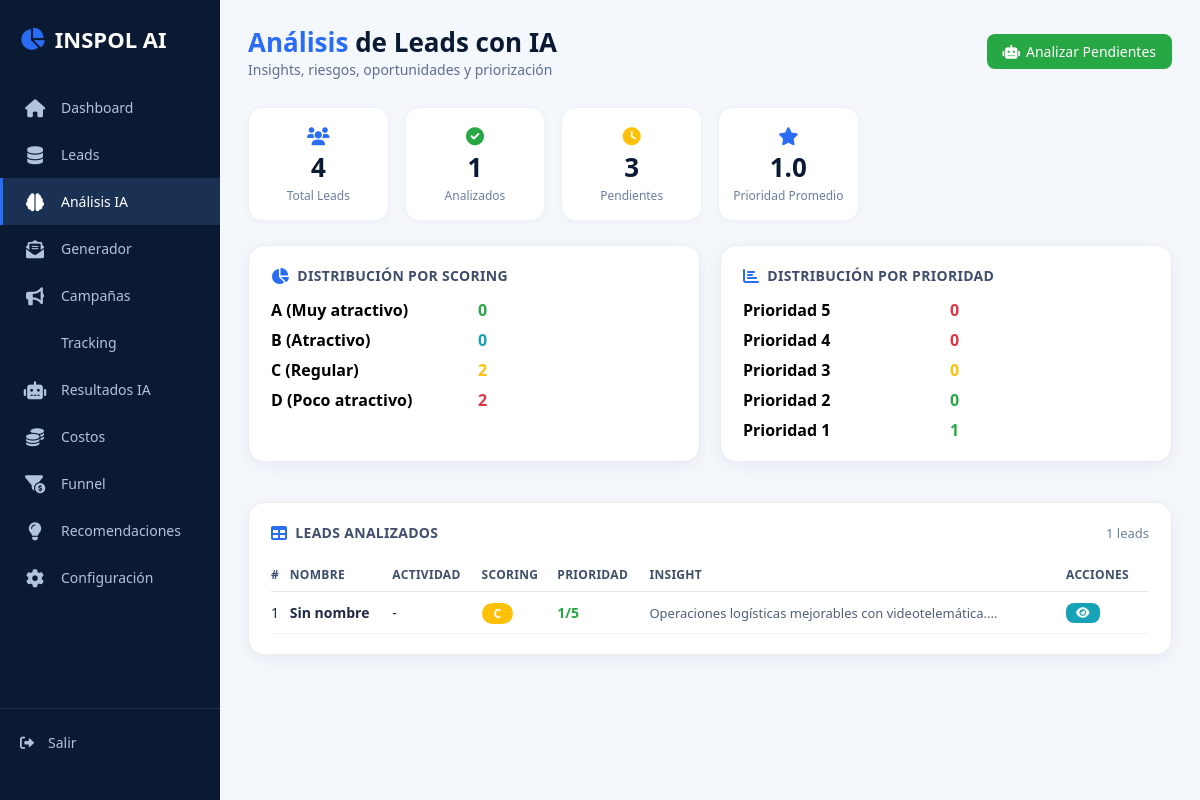
The page /analisis on the database its author committed.
### app.py (models this page shows)
class Lead(db.Model):
    id = db.Column(db.Integer, primary_key=True)
    nombre = db.Column(db.String(200))
    razon_social = db.Column(db.String(200))
    actividad = db.Column(db.String(200))
    scian = db.Column(db.String(20))
    personal = db.Column(db.String(50))
    municipio = db.Column(db.String(100))
    estado = db.Column(db.String(100))
    telefono = db.Column(db.String(50))
    correo = db.Column(db.String(100))
    sitio_web = db.Column(db.String(200))
    fecha_denue = db.Column(db.String(50))
    scoring = db.Column(db.String(1))
    score_puntaje = db.Column(db.Integer)
    insight = db.Column(db.Text)
    riesgos = db.Column(db.Text)
    oportunidades = db.Column(db.Text)
    soluciones = db.Column(db.Text)
    prioridad = db.Column(db.Integer)
    created_at = db.Column(db.DateTime, default=datetime.utcnow)
    analyzed_at = db.Column(db.DateTime, nullable=True)

### app.py (the view)
@app.route('/analisis')
def analisis():
    total_leads = Lead.query.count()
    total_analizados = Lead.query.filter(Lead.analyzed_at.isnot(None)).count()
    total_pendientes = Lead.query.filter(Lead.analyzed_at.is_(None)).count()
    leads_scoring = {s: Lead.query.filter_by(scoring=s).count() for s in ['A','B','C','D']}
    leads_por_prioridad = {p: Lead.query.filter_by(prioridad=p).count() for p in [1,2,3,4,5]}
    leads_analizados_list = Lead.query.filter(Lead.analyzed_at.isnot(None)).order_by(Lead.prioridad.desc(), Lead.score_puntaje.desc()).all()
    avg = db.session.query(db.func.avg(Lead.prioridad)).filter(Lead.analyzed_at.isnot(None)).scalar() or 0.0
    return render_template('analisis.html',
                           total_leads=total_leads,
                           total_analizados=total_analizados,
                           total_pendientes=total_pendientes,
                           leads_scoring=leads_scoring,
                           leads_por_prioridad=leads_por_prioridad,
                           leads_analizados_list=leads_analizados_list,
                           promedio_prioridad=float(avg),
                           now=datetime.now())

### templates/analisis.html (shortened to what this page needs)
{% extends "base.html" %}
{% block content %}
<div class="topbar">
    <div class="left">
        <h1><span>Análisis</span> de Leads con IA</h1>
        <div class="sub">Insights, riesgos, oportunidades y priorización</div>
    </div>
    <div class="right">
        <button onclick="analizarTodos()" class="btn btn-success">
            <i class="fas fa-robot"></i> Analizar Pendientes
        </button>
    </div>
</div>
<div class="metric-grid">
    <div class="metric-item">
        <div class="icon"><i class="fas fa-users"></i></div>
        <div class="number">{{ total_leads|default(0) }}</div>
        <div class="label">Total Leads</div>
    </div>
    <div class="metric-item">
        <div class="icon"><i class="fas fa-check-circle" style="color:#28a745;"></i></div>
        <div class="number">{{ total_analizados|default(0) }}</div>
        <div class="label">Analizados</div>
    </div>
    <div class="metric-item">
        <div class="icon"><i class="fas fa-clock" style="color:#ffc107;"></i></div>
        <div class="number">{{ total_pendientes|default(0) }}</div>
        <div class="label">Pendientes</div>
    </div>
    <div class="metric-item">
        <div class="icon"><i class="fas fa-star"></i></div>
        <div class="number">{{ (promedio_prioridad|default(0.0))|round(1) }}</div>
        <div class="label">Prioridad Promedio</div>
    </div>
</div>
<div class="two-col">
    <div class="card">
        <div class="card-title"><i class="fas fa-chart-pie"></i> Distribución por Scoring</div>
        <div style="display:grid; grid-template-columns:1fr 1fr; gap:8px;">
            <div><strong>A (Muy atractivo)</strong></div><div><span style="color:#28a745; font-weight:700;">{{ leads_scoring.get('A', 0)|default(0) }}</span></div>
            <div><strong>B (Atractivo)</strong></div><div><span style="color:#17a2b8; font-weight:700;">{{ leads_scoring.get('B', 0)|default(0) }}</span></div>
            <div><strong>C (Regular)</strong></div><div><span style="color:#ffc107; font-weight:700;">{{ leads_scoring.get('C', 0)|default(0) }}</span></div>
            <div><strong>D (Poco atractivo)</strong></div><div><span style="color:#dc3545; font-weight:700;">{{ leads_scoring.get('D', 0)|default(0) }}</span></div>
        </div>
    </div>
    <div class="card">
        <div class="card-title"><i class="fas fa-chart-bar"></i> Distribución por Prioridad</div>
        <div style="display:grid; grid-template-columns:1fr 1fr; gap:8px;">
            {% for p in [5,4,3,2,1] %}
            <div><strong>Prioridad {{ p }}</strong></div>
            <div><span style="font-weight:700; color:{% if p >= 4 %}#dc3545{% elif p >= 3 %}#ffc107{% else %}#28a745{% endif %};">{{ leads_por_prioridad.get(p, 0)|default(0) }}</span></div>
            {% endfor %}
        </div>
    </div>
</div>
<div class="card">
    <div class="flex-between">
        <div class="card-title" style="margin-bottom:0;"><i class="fas fa-table"></i> Leads Analizados</div>
        <span class="text-muted">{{ leads_analizados_list|length|default(0) }} leads</span>
    </div>
    <div class="table-wrap" style="margin-top:12px;">
        <table>
            <thead>
                <tr>
                    <th>#</th>
                    <th>Nombre</th>
                    <th>Actividad</th>
                    <th>Scoring</th>
                    <th>Prioridad</th>
                    <th>Insight</th>
                    <th>Acciones</th>
                </tr>
            </thead>
            <tbody>
                {% if leads_analizados_list %}
                    {% for lead in leads_analizados_list %}
                    <tr>
                        <td>{{ loop.index }}</td>
                        <td><strong>{{ lead.nombre or lead.razon_social or 'Sin nombre' }}</strong></td>
                        <td>{{ lead.actividad or '-' }}</td>
                        <td>
                            <span style="background:{% if lead.scoring == 'A' %}#28a745{% elif lead.scoring == 'B' %}#17a2b8{% elif lead.scoring == 'C' %}#ffc107{% else %}#dc3545{% endif %}; color:white; padding:2px 12px; border-radius:20px; font-weight:600; font-size:12px;">
                                {{ lead.scoring or '-' }}
                            </span>
                        </td>
                        <td>
                            <span style="font-weight:600; color:{% if lead.prioridad >= 4 %}#dc3545{% elif lead.prioridad >= 3 %}#ffc107{% else %}#28a745{% endif %};">
                                {{ lead.prioridad }}/5
                            </span>
                        </td>
                        <td style="font-size:13px; color:#4e5f7a;">{{ lead.insight[:80] + '...' if lead.insight else '-' }}</td>
                        <td>
                            <a href="{{ url_for('ver_lead', lead_id=lead.id) }}" class="btn btn-sm btn-info">
                                <i class="fas fa-eye"></i>
                            </a>
                        </td>
                    </tr>
                    {% endfor %}
                {% endif %}
            </tbody>
        </table>
    </div>
</div>
{% endblock %}

### templates/base.html (style rules this page uses)
* { margin:0; padding:0; box-sizing:border-box; font-family:'Segoe UI',Roboto,system-ui,sans-serif; }
body { background:#f4f7fc; display:flex; min-height:100vh; }
.topbar { display:flex; justify-content:space-between; align-items:center; margin-bottom:28px; flex-wrap:wrap; gap:16px; }
.topbar .left h1 { font-size:26px; font-weight:700; color:#0b1a33; }
.topbar .left h1 span { color:#2a6df4; }
.topbar .left .sub { font-size:14px; color:#5e6f8d; font-weight:500; }
.topbar .right { display:flex; align-items:center; gap:16px; }
.card { background:#fff; border-radius:16px; padding:20px 22px; box-shadow:0 4px 16px rgba(0,20,50,0.06); border:1px solid #eaedf2; margin-bottom:20px; }
.card-title { font-size:14px; font-weight:600; color:#3f4e6b; text-transform:uppercase; letter-spacing:0.3px; margin-bottom:14px; display:flex; align-items:center; gap:8px; }
.card-title i { color:#2a6df4; font-size:16px; }
.flex-between { display:flex; justify-content:space-between; align-items:center; }
.metric-grid { display:grid; grid-template-columns:repeat(auto-fill,minmax(130px,1fr)); gap:16px; margin-bottom:24px; }
.metric-item { background:#fff; border-radius:14px; padding:16px 12px; text-align:center; border:1px solid #eef2f7; box-shadow:0 2px 8px rgba(0,0,0,0.03); }
.metric-item .number { font-size:26px; font-weight:700; color:#0b1a33; line-height:1.2; }
.metric-item .label { font-size:12px; color:#6c7e9e; margin-top:4px; font-weight:500; }
.metric-item .icon { font-size:18px; color:#2a6df4; margin-bottom:4px; }
.table-wrap { overflow-x:auto; }
table { width:100%; border-collapse:collapse; font-size:14px; }
th { text-align:left; padding:12px 8px 8px 0; font-weight:600; color:#3f4e6b; border-bottom:1px solid #e2e8f0; font-size:12px; text-transform:uppercase; letter-spacing:0.3px; }
td { padding:10px 8px 10px 0; border-bottom:1px solid #f0f3f8; color:#1e2a44; }
.text-muted { color:#6c7e9e; font-size:13px; }
.two-col { display:grid; grid-template-columns:1fr 1fr; gap:20px; margin-bottom:20px; }
.btn { padding:8px 16px; border:none; border-radius:8px; font-weight:500; cursor:pointer; text-decoration:none; display:inline-flex; align-items:center; gap:6px; transition:0.2s; font-size:14px; }
.btn-success { background:#28a745; color:white; }
.btn-info { background:#17a2b8; color:white; }
.btn-sm { padding:4px 10px; font-size:12px; }

### templates/analisis.html (style rules this page uses)
.btn { padding:8px 16px; border:none; border-radius:8px; font-weight:500; cursor:pointer; text-decoration:none; display:inline-flex; align-items:center; gap:6px; transition:0.2s; font-size:14px; }
.btn-success { background:#28a745; color:white; }
.btn-info { background:#17a2b8; color:white; }
.btn-sm { padding:4px 10px; font-size:12px; }

### rows shown on the page
Lead: nombre+razon_social "Sin nombre", actividad "-", scoring "C", prioridad "1", insight "Operaciones logísticas mejorables con videotelemática...."

### other values the page prints
{{ total_leads|default(0) }} "4"
{{ total_analizados|default(0) }} "1"
{{ total_pendientes|default(0) }} "3"
{{ (promedio_prioridad|default(0.0))|round(1) }} "1.0"
{{ leads_scoring.get('A', 0)|default(0) }} "0"
{{ leads_scoring.get('B', 0)|default(0) }} "0"
{{ leads_scoring.get('C', 0)|default(0) }} "2"
{{ leads_scoring.get('D', 0)|default(0) }} "2"
{{ p }} "5" "4" "3" "2" "1"
{{ leads_por_prioridad.get(p, 0)|default(0) }} "0" "0" "0" "0" "1"
{{ leads_analizados_list|length|default(0) }} "1"
